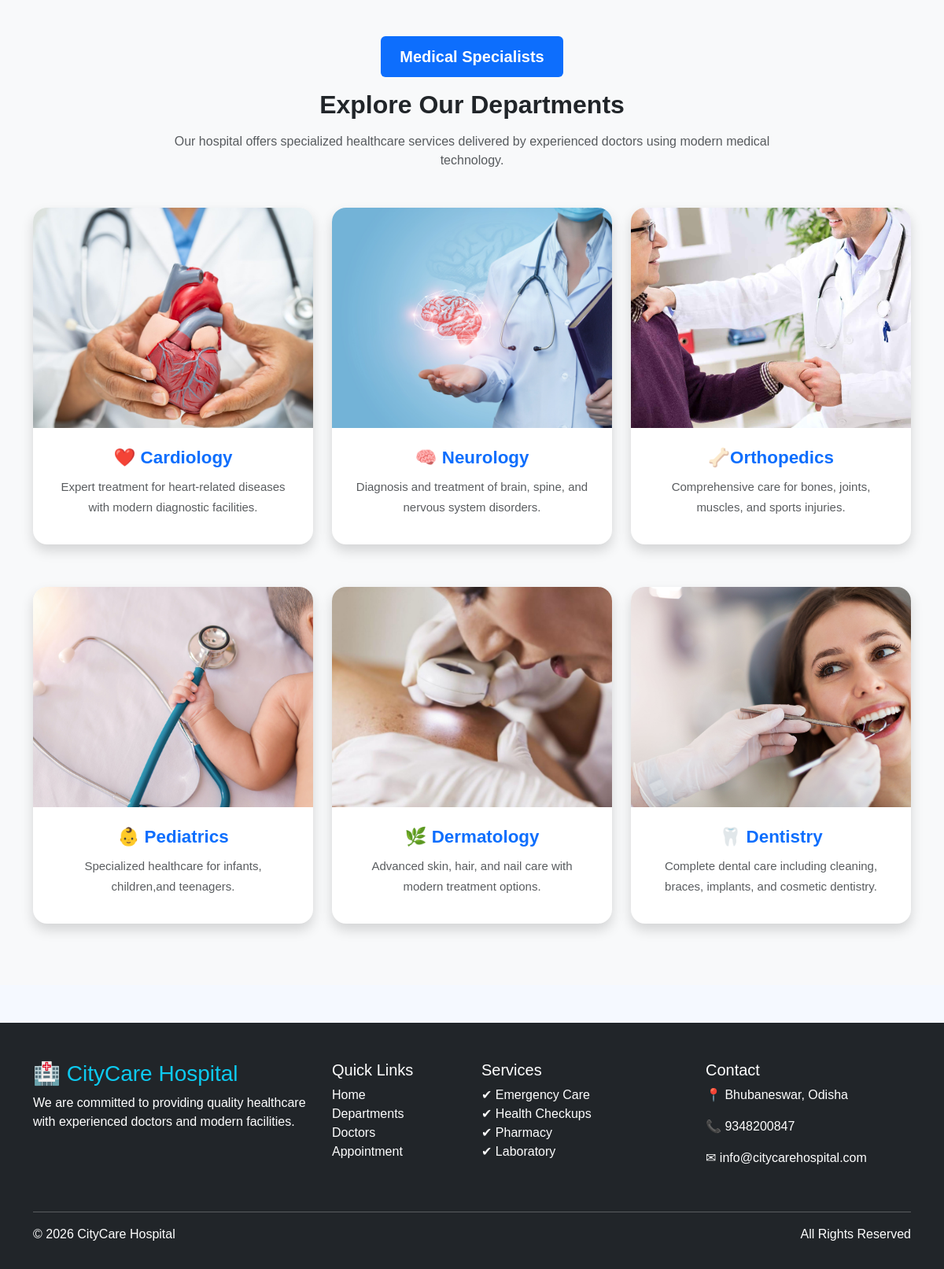
Page /department/department/ (lower part) on the earlier database version.
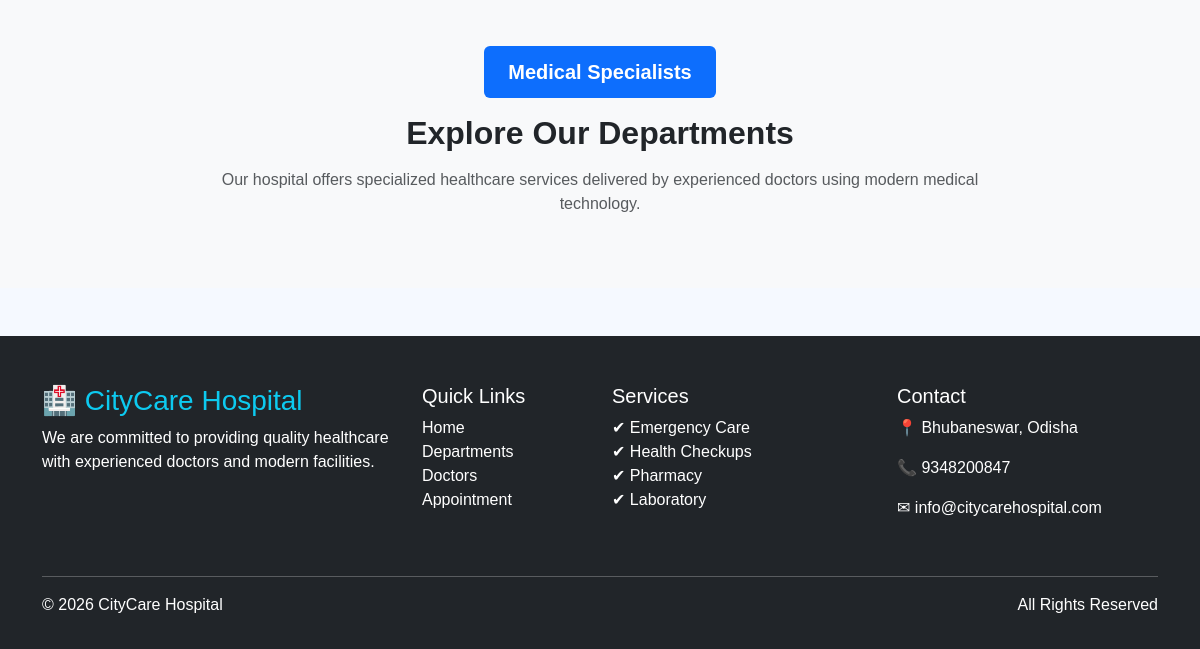
Same page on the later database version.
### doctors/models.py (models this page shows, shortened)
class Department(models.Model):
    image=models.ImageField(upload_to="department/")
    title=models.CharField(max_length=50)
    description=models.CharField(max_length=100)

### doctors/views.py (the view)
# urls.py: path('department/',views.department,name="department"),
def department(request):
    cards=Department.objects.all()
    return render(request, "doctors/departments.html", {"cards": cards})

### doctors/templates/doctors/departments.html (shortened to what this page needs)
{% extends 'doctors/base.html' %}
{% load static %}
{% block content %}
    <section class="py-5 bg-light" id="alldepartments">
        <div class="container">
            <div class="text-center mb-5">
                <span class="badge bg-primary px-4 py-3 mb-3 fs-5">
                    Medical Specialists
                </span>
                <h2 class="fw-bold mb-3">
                    Explore Our Departments
                </h2>
                <p class="text-muted w-75 mx-auto">
                    Our hospital offers specialized healthcare services delivered by experienced doctors using modern
                    medical technology.
                </p>
            </div>
            <div class="row g-4" id="departmentContainer">
                {% for card in cards %}
                    <div class="col-md-6 col-lg-4 department-card">
                        <div class="card shadow border-0 h-100 department-name">
                            <img src="{{ card.image.url }}" class="card-img-top h-[150px]">
                            <div class="card-body">
                                <h4>{{ card.title }}</h4>
                                <p class="justify-text text-muted">{{ card.description }}</p>
                            </div>
                        </div>
                    </div>
                {% endfor %}
            </div>
        </div>
    </section>
{% endblock %}

Differences in the rows shown:
removed Department: image (picture), title "❤️ Cardiology", description "Expert treatment for heart-related diseases with modern diagnostic facilities."
removed Department: image (picture), title "🧠 Neurology", description "Diagnosis and treatment of brain, spine, and nervous system disorders."
removed Department: image (picture), title "🦴Orthopedics", description "Comprehensive care for bones, joints, muscles, and sports injuries."
removed Department: image (picture), title "👶 Pediatrics", description "Specialized healthcare for infants, children,and teenagers."
removed Department: image (picture), title "🌿 Dermatology", description "Advanced skin, hair, and nail care with modern treatment options."
removed Department: image (picture), title "🦷 Dentistry", description "Complete dental care including cleaning, braces, implants, and cosmetic dentistry."
